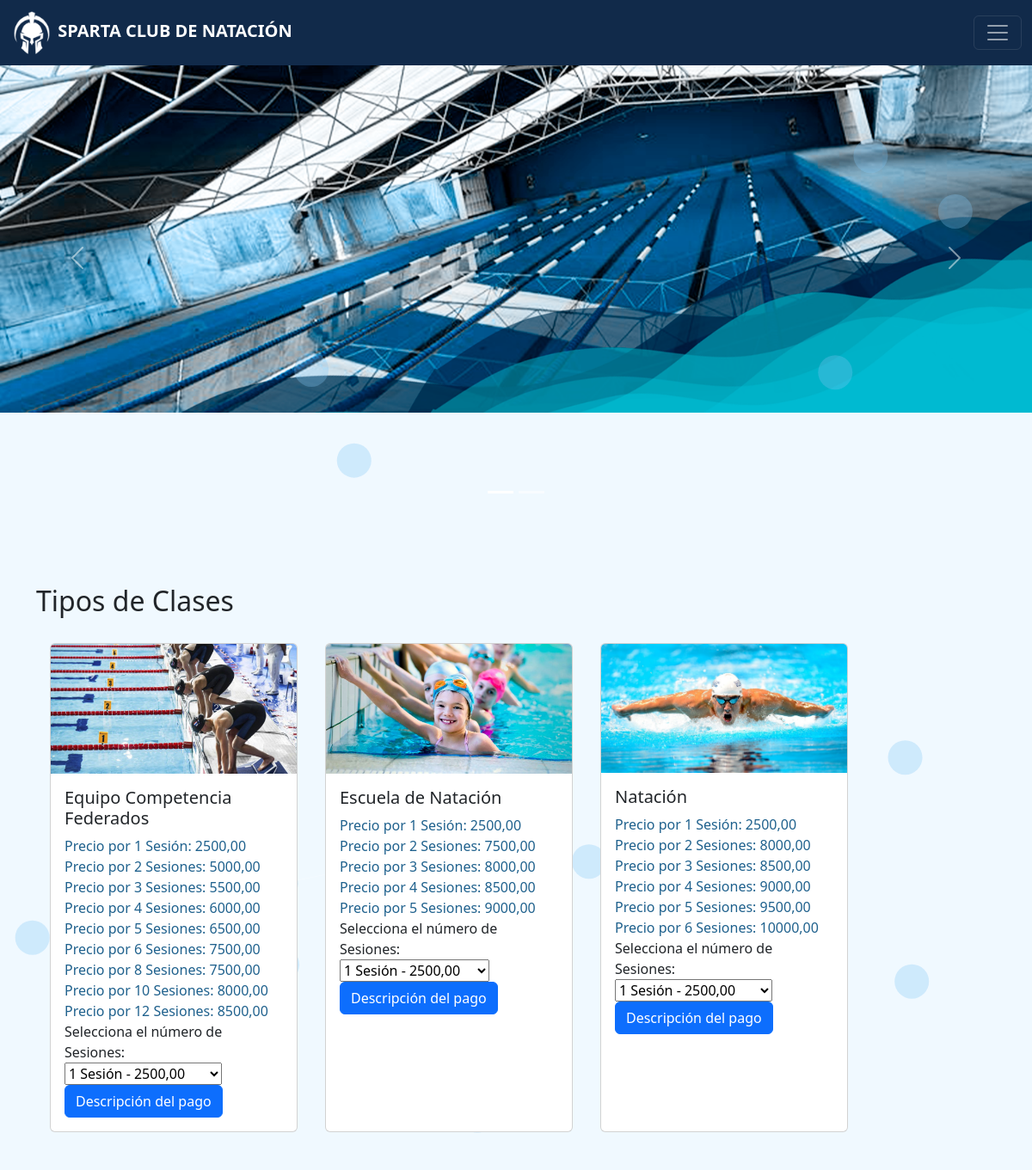
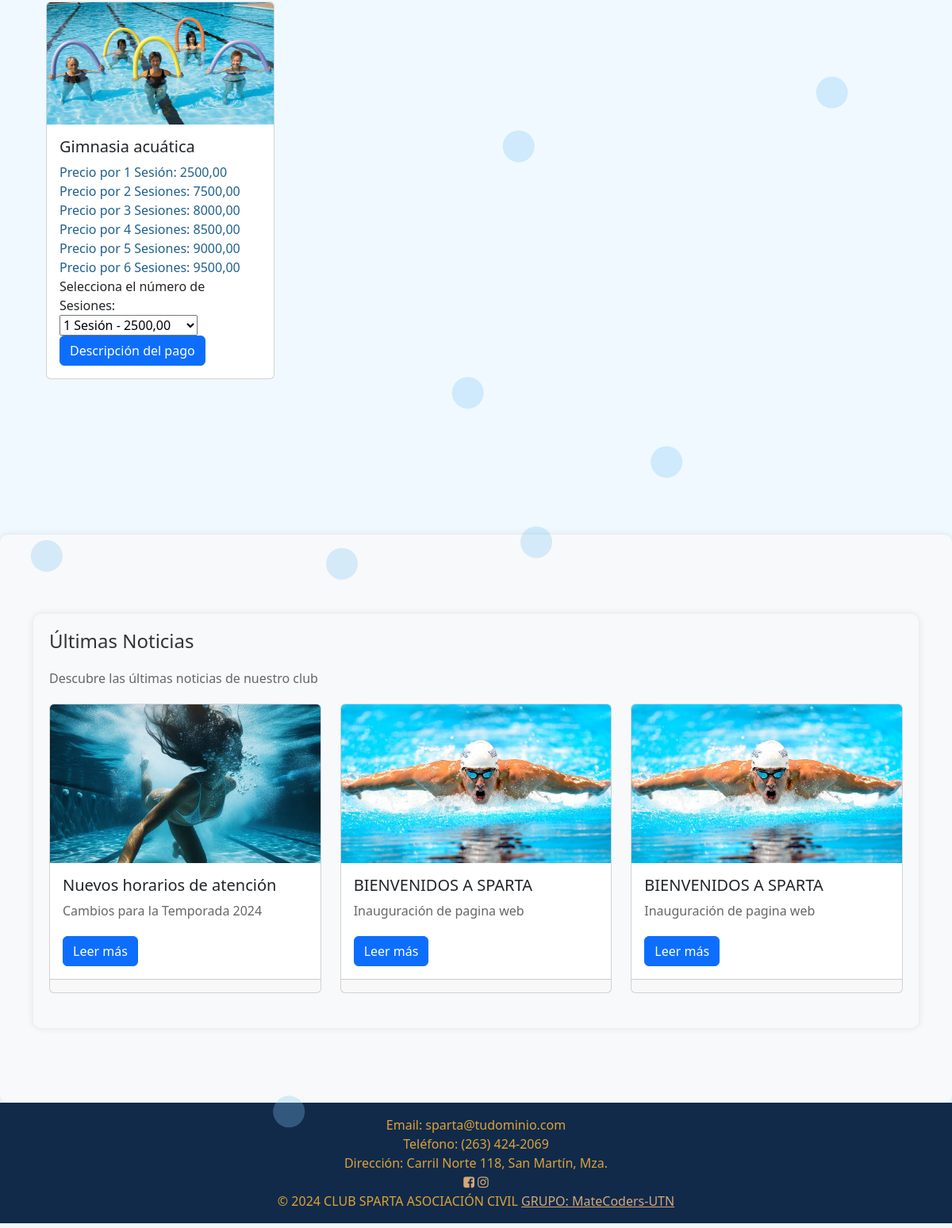
The page / on the database its author committed (2 pictures, top to bottom).
### TIENDA/models.py (models this page shows, shortened)
class ClaseNatacion(models.Model):
    nombre = models.CharField(max_length=100)
    fecha = models.DateField()
    hora_inicio = models.TimeField()
    hora_fin = models.TimeField()
    cupos_disponibles = models.PositiveIntegerField(default=0)
    precio = models.DecimalField(max_digits=10, decimal_places=2)
    imagen = models.ImageField(upload_to='clase_imagenes/', null=True, blank=True)  # Campo de imagen

class Noticia(models.Model):
    titulo = models.CharField(max_length=100)
    resumen = models.TextField()
    contenido = models.TextField()
    imagen = models.ImageField(upload_to='noticias/')
    fecha_publicacion = models.DateTimeField(auto_now_add=True)

### TIENDA/views.py (the view)
# urls.py: path('', views.home, name = 'home'),
def home(request):
    translation.activate('es')
    clases = ClaseNatacion.objects.all()
    clases_unicas = {}
    for clase in clases:
        nombre = clase.nombre
        dias = [_(clase.fecha.strftime('%A'))]
        hora_inicio = clase.hora_inicio.strftime('%H:%M')
        hora_fin = clase.hora_fin.strftime('%H:%M')
        precio_base = clase.precio  # Precio por 1 clase
        cupos_disponibles_pagos = 0
        imagen = ClaseNatacion.objects.filter(nombre=nombre).first().imagen
        precios = calcular_precio_total(precio_base, cupos_disponibles_pagos, nombre)
        if nombre not in clases_unicas:
            clases_unicas[nombre] = {
                'id': clase.id,  # Agrega el ID de la clase
                'nombre': nombre,
                'dias': dias,
                'hora_inicio': hora_inicio,
                'hora_fin': hora_fin,
                **precios,
                'imagen': imagen,
                'cupos': cupos_disponibles_pagos
            }
        else:
            if dias[0] not in clases_unicas[nombre]['dias']:
                clases_unicas[nombre]['dias'].append(dias[0])
    ultimas_noticias = Noticia.objects.all().order_by('-fecha_publicacion')[:3]  # Obtén las últimas 3 noticias
    context = {
        'clases': clases_unicas.values(),
        'ultimas_noticias': ultimas_noticias,  # Pasa las últimas noticias al contexto
    }
    return render(request, 'tienda/index.html', context)

### TIENDA/templates/tienda/index.html (shortened to what this page needs)
{% extends 'tienda/layout.html' %}
{% load static %}
{% block carrusel %}
  {% include 'extracciones/carrusel.html' %}
{% endblock carrusel %}
{% block noticias %}
  {% include 'extracciones/noticias.html' %}
{% endblock noticias %}
{% block body %}
  <h2 style="width: 100%; height: 100%;">Tipos de Clases</h2>
  <div class="d-flex flex-wrap">
    {% for clase in clases %}
      <div class="card mb-3 mx-3" style="width: 18rem; margin: 30px">
        {% if clase.imagen %}
          <img src="{{ clase.imagen.url }}" class="card-img-top" alt="{{ clase.nombre }}">
        {% endif %}
        <div class="card-body">
          <h5 class="card-title">{{ clase.nombre }}</h5>
          <p style="color: #1F618D;">Precio por 1 Sesión: {{ clase.precio }}</p>
          <p style="color: #1F618D;">Precio por 2 Sesiones: {{ clase.precio_por_2_clases }}</p>
          <p style="color: #1F618D;">Precio por 3 Sesiones: {{ clase.precio_por_3_clases }}</p>
          {% if 'precio_por_4_clases' in clase %}
            <p style="color: #1F618D;">Precio por 4 Sesiones: {{ clase.precio_por_4_clases }}</p>
          {% endif %}
          {% if 'precio_por_5_clases' in clase %}
            <p style="color: #1F618D;">Precio por 5 Sesiones: {{ clase.precio_por_5_clases }}</p>
          {% endif %}
          {% if 'precio_por_6_clases' in clase %}
            <p style="color: #1F618D;">Precio por 6 Sesiones: {{ clase.precio_por_6_clases }}</p>
          {% endif %}
          {% if 'precio_por_8_clases' in clase %}
            <p style="color: #1F618D;">Precio por 8 Sesiones: {{ clase.precio_por_8_clases }}</p>
          {% endif %}
          {% if 'precio_por_10_clases' in clase %}
            <p style="color: #1F618D;">Precio por 10 Sesiones: {{ clase.precio_por_10_clases }}</p>
          {% endif %}
          {% if 'precio_por_12_clases' in clase %}
            <p style="color: #1F618D;">Precio por 12 Sesiones: {{ clase.precio_por_12_clases }}</p>
          {% endif %}
          <label for="claseSelector_{{ clase.nombre }}">Selecciona el número de Sesiones:</label>
          <select class="claseSelector" id="claseSelector_{{ clase.nombre }}" data-clase-id="{{ clase.nombre }}">
            <option value="1" data-precio="{{ clase.precio }}">1 Sesión - {{ clase.precio }}</option>
          </select>
          <button
            class="btn btn-primary btnPagar"
            data-clase-id="{{ clase.nombre }}"
            data-cupos="{{ clase.cupos }}"
            data-dias="{{ clase.dias|join:", " }}"
            data-hora-inicio="{{ clase.hora_inicio }}"
            data-hora-fin="{{ clase.hora_fin }}"
            onclick="redirectToPagoProducto()">
            Descripción del pago
          </button>
        </div>
      </div>
    {% endfor %}
  </div>
{% endblock body %}

### TIENDA/templates/tienda/layout.html (shortened to what this page needs)
{% load static %}
<!DOCTYPE html>
<html>
<head>
    <link rel="stylesheet" type="text/css" href="{% static 'node_modules/bootstrap/dist/css/bootstrap.min.css' %}">
    <link rel="stylesheet" type="text/css" href="{% static 'DataTables/datatables.min.css' %}">
    <link rel="stylesheet" type="text/css" href="{% static 'css/styles.css' %}">
    <link rel="stylesheet" href="{% static 'font-awesome-4.7.0/css/font-awesome.min.css'%}">
</head>
<body>
<div id="particles-js"></div>
{% include 'extracciones/nav.html' %}
{% block carrusel %}
{% endblock carrusel %}
<div class="container">
    {% block body %}
    {% endblock body %}
</div>
<div class="noticias-container">
    {% block noticias %}{% endblock noticias %}
</div>
{% include 'extracciones/footer.html' %}
</body>
</html>

### TIENDA/templates/extracciones/nav.html (shortened to what this page needs)
{% load static %}
<nav class="navbar navbar-dark fixed-top" style="background-color: #112A4A">
    <div class="container-fluid">
        <a class="navbar-brand" href="{% url 'tienda:home' %}">
            <img src="{% static 'media/img/logoblanco.png' %}" alt="Logo de la tienda" width="50" height="50">
            SPARTA CLUB DE NATACIÓN
        </a>
        <button class="navbar-toggler" type="button" data-bs-toggle="offcanvas" data-bs-target="#offcanvasDarkNavbar"
            aria-controls="offcanvasDarkNavbar" aria-label="Toggle navigation">
            <span class="navbar-toggler-icon"></span>
        </button>
    </div>
</nav>

### TIENDA/templates/extracciones/carrusel.html (shortened to what this page needs)
{% load static %}
<div id="carouselExampleIndicators" class="carousel slide" data-bs-ride="carousel">
    <div class="carousel-indicators">
        <button type="button" data-bs-target="#carouselExampleIndicators" data-bs-slide-to="0" class="active"
            aria-current="true" aria-label="Slide 1"></button>
        <button type="button" data-bs-target="#carouselExampleIndicators" data-bs-slide-to="1" aria-label="Slide 2"></button>
    </div>
    <div class="carousel-inner">
        <div class="carousel-item active d-item active">
        </div>
    </div>
    <button class="carousel-control-prev" type="button" data-bs-target="#carouselExampleIndicators"
        data-bs-slide="prev">
        <span class="carousel-control-prev-icon" aria-hidden="true"></span>
    </button>
    <button class="carousel-control-next" type="button" data-bs-target="#carouselExampleIndicators"
        data-bs-slide="next">
        <span class="carousel-control-next-icon" aria-hidden="true"></span>
    </button>
</div>

### TIENDA/templates/extracciones/noticias.html (shortened to what this page needs)
{% load static %}
<section>
    <div class="container">
        <div class="row">
            <div class="col-md-12 mb-4">
                <div class="noticias-container">
                    <h2>Últimas Noticias</h2>
                    <p>Descubre las últimas noticias de nuestro club</p>
                    <div class="row">
                        {% for nota in ultimas_noticias %}
                        <div class="col-md-4 mb-4">
                            <div class="card h-100" id="card{{ forloop.counter }}">
                                <img src="{{ nota.imagen.url }}" class="card-img-top" alt="{{ nota.titulo }}" style="object-fit: cover; height: 200px;">
                                <div class="card-body">
                                    <h5 class="card-title">{{ nota.titulo }}</h5>
                                    <p class="card-text">{{ nota.resumen }}</p>
                                    <a href="javascript:void(0)" class="btn btn-primary" onclick="toggleCardHeight('card{{ forloop.counter }}')">Leer más</a>
                                </div>
                                <div class="card-footer">
                                </div>
                            </div>
                        </div>
                        {% endfor %}
                    </div>
                </div>
            </div>
        </div>
    </div>
</section>

### TIENDA/templates/extracciones/footer.html (shortened to what this page needs)
{% load static %}
<footer class="footer mt-auto py-3">
    <div class="contacto">
        <p>Email: sparta@tudominio.com</p>
        <p>Teléfono: (263) 424-2069</p>
        <p>Dirección: Carril Norte 118, San Martín, Mza.</p>
     </div>
     <div class="redes-sociales">
        <a href="https://facebook.com/clubspartanatacion/" target="_blank"><i class="fa fa-facebook-square" aria-hidden="true"></i></a>
        <a href="https://instagram.com/clubspartanatacion/" target="_blank"><i class="fa fa-instagram" aria-hidden="true"></i></a>
    </div>
    <div  style="color: #DDA337;">
        <a href="mailto: martinalejandrotorres77@gmail.com" style="color: #D5A877;">GRUPO: MateCoders-UTN</a>
    </div>
</footer>

### static/css/styles.css (style rules this page uses)
body h1, body h2, body h3, body p { margin: 0; }
body { display: flex; flex-direction: column; min-height: 100vh; margin: 0; overflow: auto; position: relative; z-index: 0; }
#particles-js { position: absolute; width: 100%; height: 100%; z-index: 1; }
body, html { margin: 0; padding: 0; position: relative; margin-bottom: 0px; background-color: #F0F9FF; }
.redes-sociales { position: relative; z-index: 2; }
.container { flex: 1; margin-top: 80px; margin-bottom: 50px; position: relative; z-index: 2; }
.navbar { background-color: #112A4A; }
.navbar-brand { color: #ffffff; font-weight: bold; }
.footer { background-color: #112A4A; color: #DDA337; text-align: center; padding: 20px 0; width: 100%; }
.footer a { color: #D5A877; }
#carouselExampleIndicators { width: 100%; height: 600px; overflow: hidden; }
.carousel-item { height: 100%; }

### TIENDA/templates/extracciones/noticias.html (style rules this page uses)
.card-footer { overflow: hidden; transition: height 0.3s ease; height: 0; }
.noticias-container { background-color: #f8f9fa; padding: 20px; border-radius: 10px; box-shadow: 0 0 10px rgba(0, 0, 0, 0.1); }
.noticias-container h2 { color: #333; font-size: 24px; margin-bottom: 20px; }
.noticias-container p { color: #666; font-size: 16px; margin-bottom: 20px; }

### rows shown on the page
ClaseNatacion: nombre "Equipo Competencia Federados", precio "2500,00", nombre "1 Sesión - 2500,00"
ClaseNatacion: nombre "Escuela de Natación", precio "2500,00", nombre "1 Sesión - 2500,00"
ClaseNatacion: nombre "Natación", precio "2500,00", nombre "1 Sesión - 2500,00"
ClaseNatacion: nombre "Gimnasia acuática", precio "2500,00", nombre "1 Sesión - 2500,00"
Noticia: imagen (picture), titulo "Nuevos horarios de atención", resumen "Cambios para la Temporada 2024"
Noticia: imagen (picture), titulo "BIENVENIDOS A SPARTA", resumen "Inauguración de pagina web"
Noticia: imagen (picture), titulo "BIENVENIDOS A SPARTA", resumen "Inauguración de pagina web"

### other values the page prints
{{ clase.precio_por_2_clases }} "5000,00" "7500,00" "8000,00" "7500,00"
{{ clase.precio_por_3_clases }} "5500,00" "8000,00" "8500,00" "8000,00"
{{ clase.precio_por_4_clases }} "6000,00" "8500,00" "9000,00" "8500,00"
{{ clase.precio_por_5_clases }} "6500,00" "9000,00" "9500,00" "9000,00"
{{ clase.precio_por_6_clases }} "7500,00" "10000,00" "9500,00"
{{ clase.precio_por_8_clases }} "7500,00"
{{ clase.precio_por_10_clases }} "8000,00"
{{ clase.precio_por_12_clases }} "8500,00"
